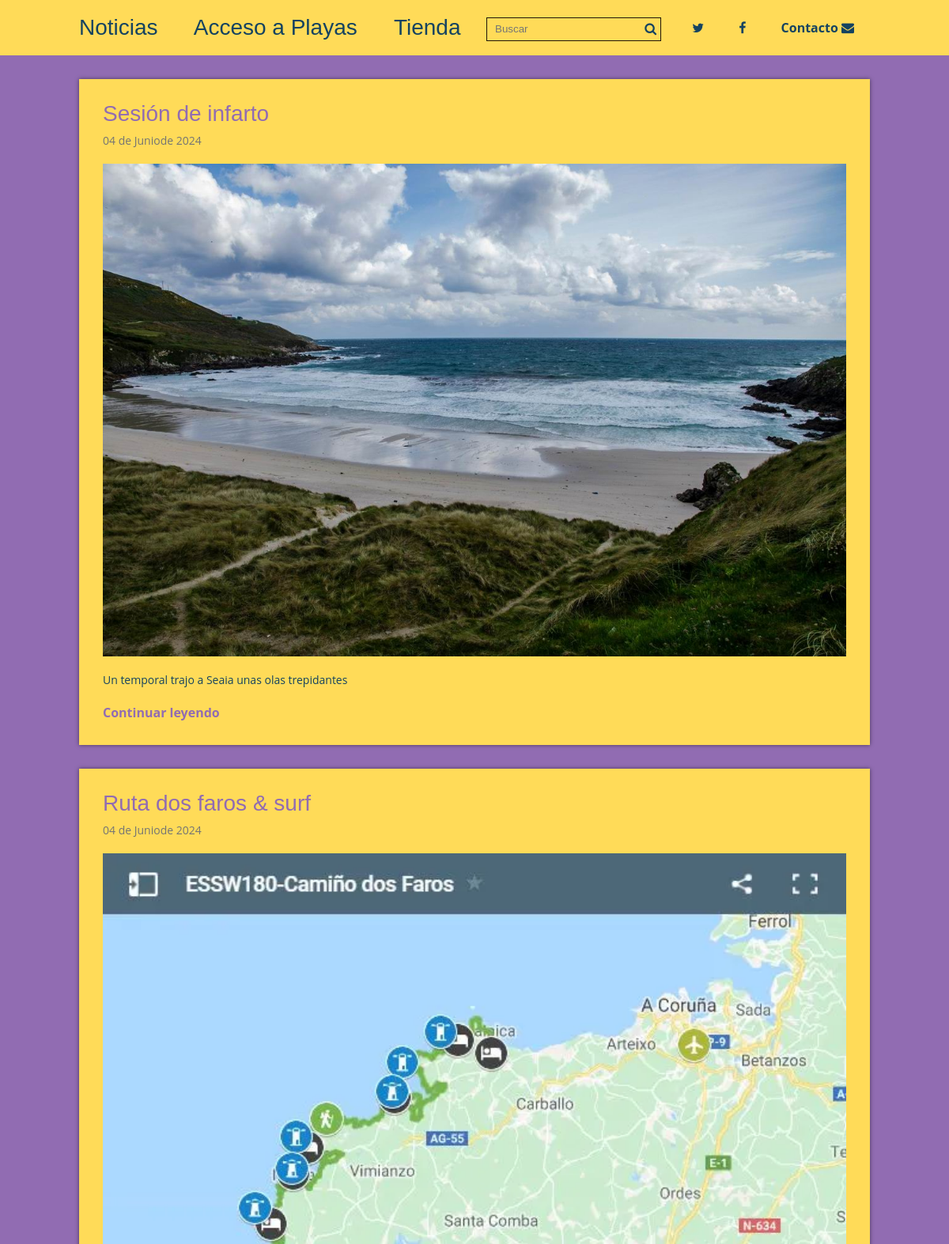
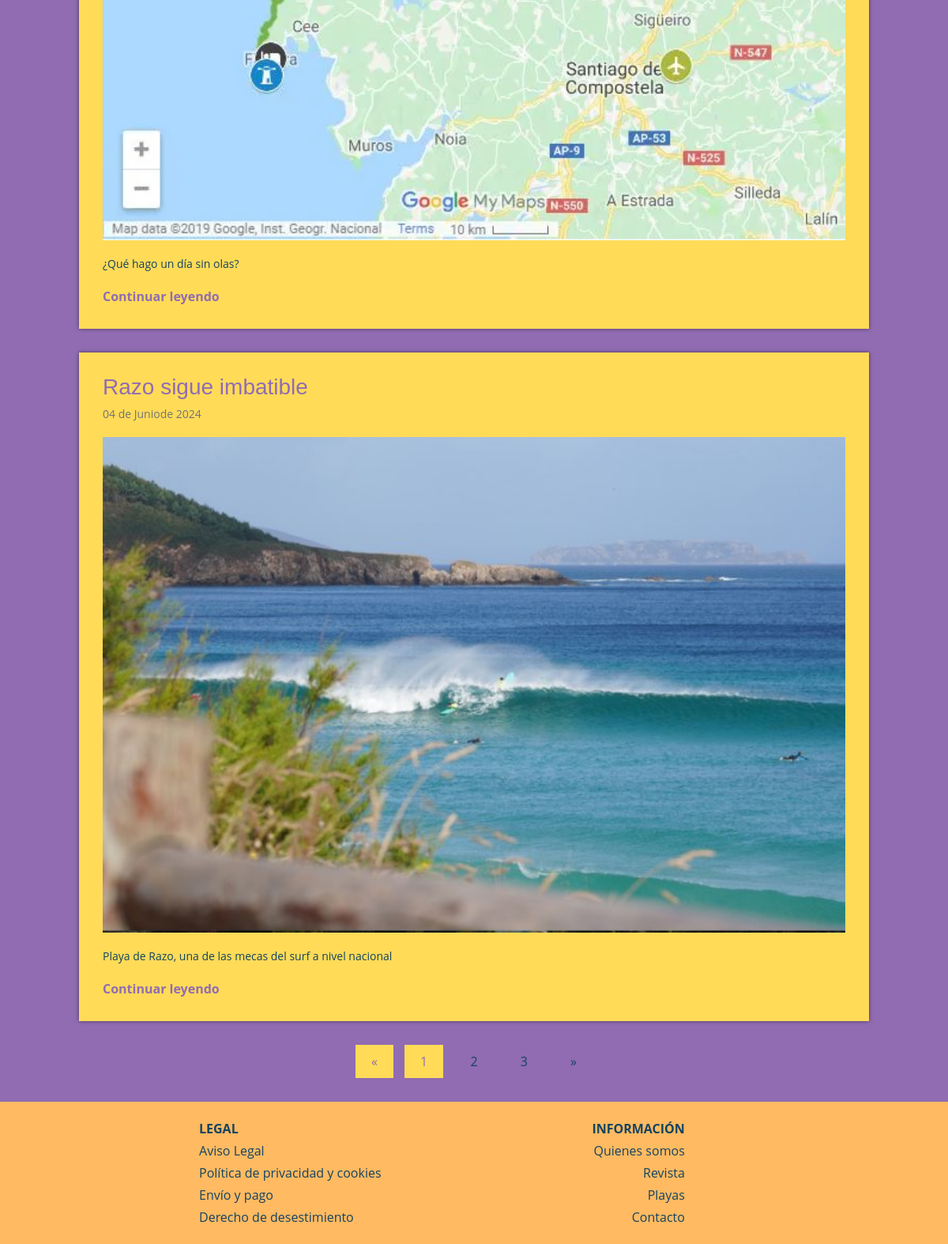
The page /blog/Index.php on the database its author committed (2 pictures, top to bottom).
### tables this page shows
CREATE TABLE Articulos (
    id INT AUTO_INCREMENT PRIMARY KEY,
    titulo VARCHAR(255) NOT NULL,
    extracto TEXT,
    fecha TIMESTAMP DEFAULT CURRENT_TIMESTAMP,
    text TEXT,
    thumb VARCHAR(255)
);

### blog/admin/config.php (called while the page is built, shortened)
<?php
$blog_config = array(
    'post_por_pagina' => '3',
    'carpeta_imagenes' => 'imagenes/',
);
?>

### blog/functions.php (called while the page is built, shortened)
<?php
function obtener_post($post_por_pagina, $conexion){
    $inicio = (pagina_actual() > 1 ? pagina_actual() * $post_por_pagina - $post_por_pagina : 0);
    $sentencia = $conexion->prepare("SELECT SQL_CALC_FOUND_ROWS * FROM articulos LIMIT $inicio, $post_por_pagina");
    $sentencia->execute();
    return $sentencia->fetchAll();
}
function pagina_actual(){
    return isset($_GET['p']) ? (int)$_GET['p'] : 1;
}
function fecha($fecha){
    $timestamp = strtotime($fecha);
    $meses = ['Enero', 'Febrero', 'Marzo', 'Abril', 'Mayo', 'Junio', 'Julio', 'Agosto', 'Septiembre', 'Octubre', 'Noviembre', 'Diciembre'];
    $dia = date('d', $timestamp);
    $mes = date('m', $timestamp) - 1;
    $year = date('Y', $timestamp);
    $fecha = "$dia de " .$meses[$mes] . "de $year";
    return $fecha;
}
?>

### blog/views/index.view.php (the view)
<?php require 'header.php'; ?>
    <div class="contenedor">
    <?php foreach($posts as $post): ?>
    <div class="post">
        <article>
            <h2 class="titulo">
                <a href="single.php?id=<?php echo $post['id']; ?>">
                    <?php echo $post['titulo']; ?>
                </a>
            </h2>
            <p class="fecha"><?php echo fecha( $post['fecha'] ); ?></p>
            <div class="thumb">
                <a href="single.php?id=<?php echo $post['id']; ?>">
                    <img src="<?php echo RUTA; ?>/imagenes/<?php echo $post['thumb']; ?>" alt="">
                </a>
            </div>
            <p class="extracto"><?php echo $post['extracto']; ?></p>
            <a href="single.php?id=<?php echo $post['id']; ?>" class="continuar">Continuar leyendo</a>
        </article>
    </div>
<?php endforeach; ?>
        <?php require 'paginacion.php'; ?>
    </div>
    <?php  require 'footer.php' ; ?>

### blog/css/estilos.css (style rules this page uses)
* { margin: 0; padding: 0; -webkit-box-sizing: border-box; -moz-box-sizing: border-box; box-sizing: border-box; }
body { font-size: 16px; font-family: 'Open Sans', sans-serif; background:#916cb2; color:#154360; margin: 0; }
h1, h2, h3, h4, h5, h6 { font-family: "Oswald", Arial, Sans-serif; font-weight: normal; }
a { text-decoration: none; color:#916cb2; }
.contenedor { max-width: 1000px; width: 90%; margin: auto; }
.post { width: 100%; background: #ffdb58; box-shadow: 0px 0px 5px rgba(0,0,0, .5); margin-bottom: 30px; padding: 30px; color: #154360; }
.post article .titulo { font-family: "Oswald", Arial, Sans-serif; font-size: 28px; font-weight: normal; line-height: 28px; margin-bottom: 10px; }
.post article .titulo a { color:#916cb2; }
.post article .fecha { color:#747474; font-size: 14px; margin-bottom: 20px; }
.post article .thumb { margin-bottom: 20px; }
.post article .thumb img { vertical-align: top; width: 100%; }
.post article .extracto { font-size: 14px; line-height: 20px; margin-bottom: 20px; }
.post article .continuar { color:#916cb2; font-weight: bold; }

### rows shown on the page
articulos: titulo "Sesión de infarto", fecha "04 de Juniode 2024", thumb (picture), extracto "Un temporal trajo a Seaia unas olas trepidantes"
articulos: titulo "Ruta dos faros & surf", fecha "04 de Juniode 2024", thumb (picture), extracto "¿Qué hago un día sin olas?"
articulos: titulo "Razo sigue imbatible", fecha "04 de Juniode 2024", thumb (picture), extracto "Playa de Razo, una de las mecas del surf a nivel nacional"
